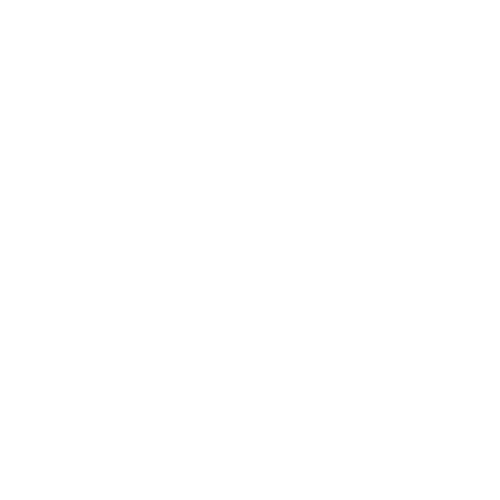
Frame 1 (no input)
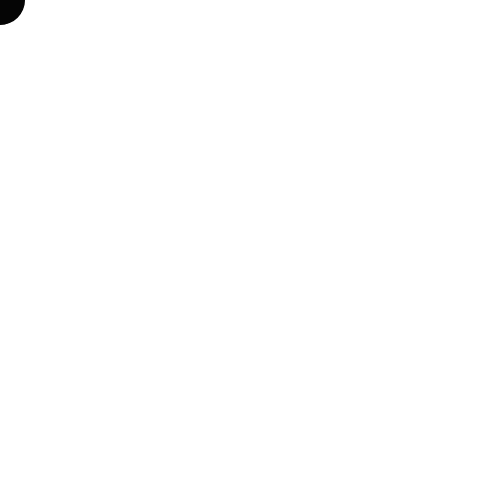
Frame 60 (no input)
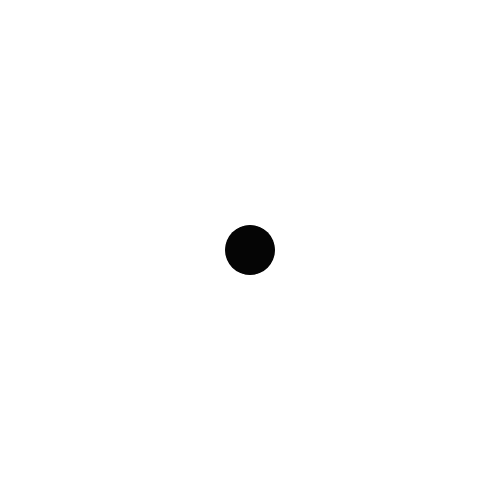
Frame 120 (the mouse pressed at the canvas centre since frame 60)

The p5.js sketch that drew these frames (run headless with seeded random() and noise() and a simulated clock; from frame 60 on, the mouse is pressed at the canvas centre):

// p5.js sketch
// ── sketch.js

let puntosMouseX = []
let puntosMouseY = []

function setup(){
  createCanvas(500,500)
  noStroke()
}

function draw(){
  background(255)
  puntosMouseX.push(mouseX)
  puntosMouseY.push(mouseY)

  // Dibujamos las elipses

  for(let i = 0 ; i < puntosMouseX.length ; i++ ){
    fill(255 - i * 5 )
    ellipse(puntosMouseX[i],puntosMouseY[i], i)
  }

  // si me paso de la cantidad que quiero dibujar, quitamos los valores mas viejos

  if(puntosMouseX.length > 50){
    puntosMouseX.shift()
    puntosMouseY.shift()
  }

}
